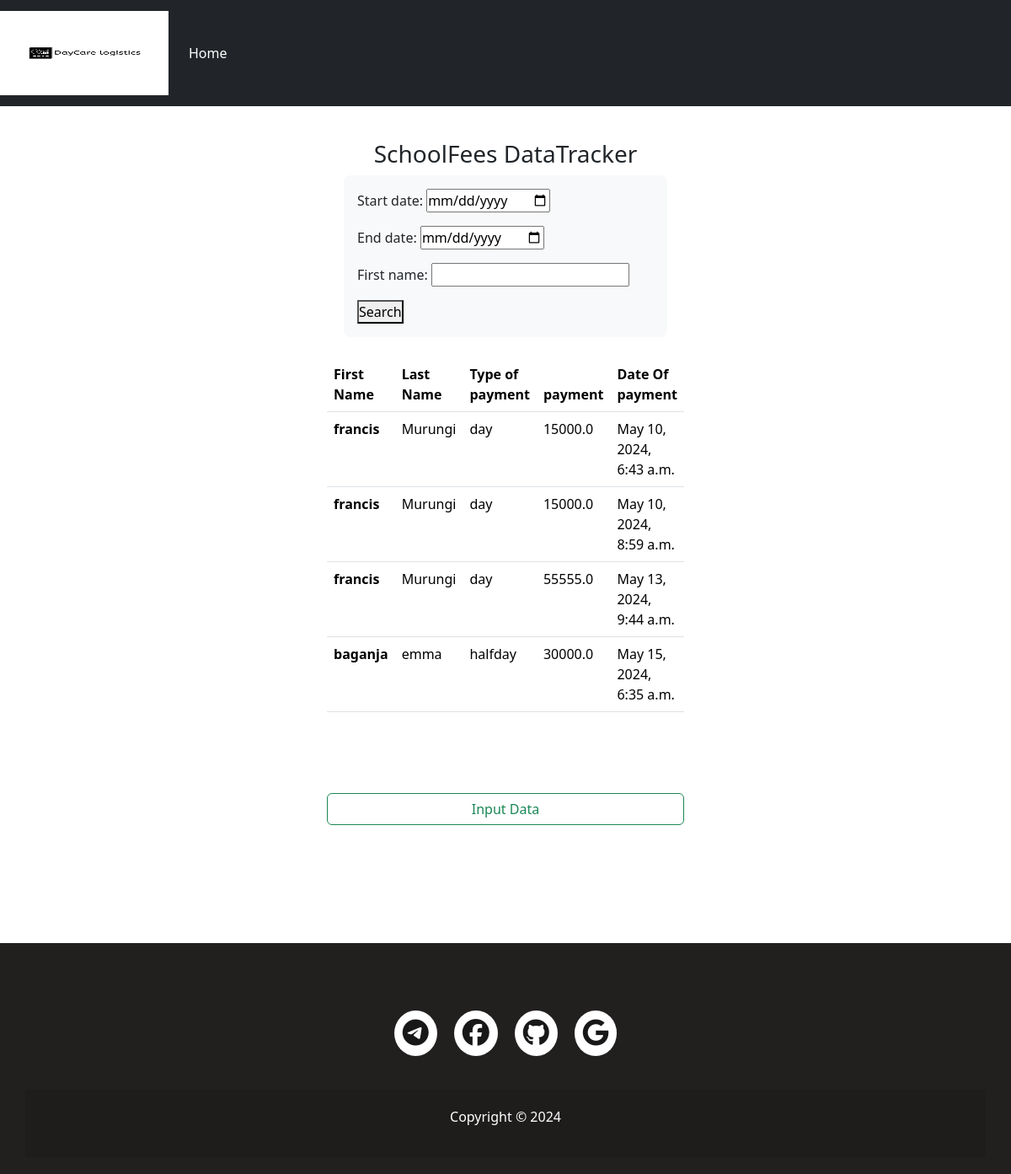
Screenshot of /fees (signed in) with the database file from the repository.
### daycareapp/models.py (models this page shows, shortened)
class Schoolfees(models.Model):
      STUDY_CHOICES = [
         ('day', 'Day'),
         ('halfday', 'Halfday')
      ]
      baby = models.ForeignKey(Baby, on_delete=models.CASCADE, blank=True, null=True)
      type_of_payment = models.CharField(choices=STUDY_CHOICES, max_length=128, null=True)
      amount_paid = models.FloatField(max_length=5)
      date_of_payment = models.DateTimeField(auto_now_add=True)

class Baby(models.Model):
   id = models.AutoField(primary_key=True)
   first_name = models.CharField(max_length=20)
   last_name = models.CharField(max_length=20)
   date_of_birth = models.DateField(max_length=20)
   age = models.FloatField(max_length=20)
   parent_name = models.CharField(max_length=20)
   guardian_name = models.CharField(max_length=20)
   parent_phonenummber = models.CharField(max_length=20)
   guardian_phonenumber = models.CharField(max_length=20)
   gender = models.CharField(choices=GENDER_CHOICES, max_length=128, name="gender", null=True)

### daycareapp/views.py (the view)
# urls.py: path('fees',views.schoolfeeslist, name="fees"),
@login_required
def schoolfeeslist(request):
    fees = Schoolfees.objects.all()
    if request.method == 'GET':
        form = SchoolFeesSearchForm(request.GET)
        if form.is_valid():
            start_date = form.cleaned_data.get('start_date')
            end_date = form.cleaned_data.get('end_date')
            first_name = form.cleaned_data.get('first_name')
            results = Schoolfees.objects.all()
            if start_date and end_date:
                results = results.filter(date_of_payment__date__range=(start_date, end_date))
            if first_name:
                results = results.filter(baby__first_name__icontains=first_name)
    else:
        form = SchoolFeesSearchForm()
        results = Schoolfees.objects.none()
    return render(request, 'daycareapp/schoolfeeslist.html', {'form': form, 'results': results,'fees':fees})

### daycareapp/models.py
class SchoolFeesSearchForm(forms.Form):
    start_date = forms.DateField(widget=forms.DateInput(attrs={'type': 'date'}), required=False)
    end_date = forms.DateField(widget=forms.DateInput(attrs={'type': 'date'}), required=False)
    first_name = forms.CharField(max_length=20, required=False)

### daycareapp/templates/daycareapp/schoolfeeslist.html (shortened to what this page needs)
{% load static %}
<!DOCTYPE html>
<html lang="en">
<head>
    <link href="https://cdn.jsdelivr.net/npm/bootstrap@5.3.3/dist/css/bootstrap.min.css" rel="stylesheet"
 />
    <link href="style.css" rel="stylesheet" type="text/css" />
</head>
<body>
    {% include 'daycareapp/headertmp.html' %}
    <div class="row">
        <div class="col"></div>
        <div class="col">
            <p>&nbsp;</p>
            <center>
                <h3>SchoolFees DataTracker</h3>
            </center>
            <nav aria-label="breadcrumb" class="bg-light rounded-3 p-3 mb-4">
                <form method="get">
                    {{ form.as_p }}
                    <button type="submit">Search</button>
                </form>
            </nav>
        </div>
        <div class="col"></div>
    </div>
    <div class="row">
        <div class="col"></div>
        <div class="col">
            {% if results %}
            <table class="table">
                <thead>
                    <tr>
                        <th scope="col">First Name</th>
                        <th scope="col">Last Name</th>
                        <th scope="col">Type of payment</th>
                        <th scope="col">payment</th>
                        <th scope="col">Date Of payment</th>
                    </tr>
                </thead>
                <tbody>
                    {% for i in results %}
                    <tr>
                        <th scope="row"> {{i.baby.first_name}}</a></th>
                        <td> {{i.baby.last_name}}</td>
                        <td>{{i.type_of_payment}}</td>
                        <td>{{i.amount_paid}}</td>
                        <td>{{i.date_of_payment}}</td>
                    </tr>
                    {% endfor %}
                </tbody>
            </table>
            {% else %}
            <p>No results found.</p>
            {% endif %}
            <div class="row">
                <p>&nbsp;</p>
                <p>&nbsp;</p>
                <td>
                    <center><a href="{% url 'child-reg' %}" class="btn btn-outline-success">Input Data</button>
                </td></a></center>
                <p>&nbsp;</p>
            </div>
        </div>
        <div class="col"></div>
    </div>
    {% include 'daycareapp/footertmp.html' %}
</body>
</html>

### daycareapp/templates/daycareapp/headertmp.html (shortened to what this page needs)
{% load static %}
<!DOCTYPE html>
<html lang="en">
<head>
    <link href="https://cdn.jsdelivr.net/npm/bootstrap@5.3.3/dist/css/bootstrap.min.css" rel="stylesheet"
>
</head>
<body>
    <nav class="navbar navbar-expand-lg navbar-dark bg-dark">
        <a class="navbar-brand" href="#"><img src="{% static 'header.png' %}" width="200px" height="100px" alt=""></a>
        <div class="collapse navbar-collapse" id="navbarNavAltMarkup">
          <div class="navbar-nav">
            <a class="nav-item nav-link active" href="{% url 'admin-panel' %}">Home </a>
          </div>
        </div>
      </nav>
</body>
</html>

### daycareapp/templates/daycareapp/footertmp.html (shortened to what this page needs)
{% load static %}
<!DOCTYPE html>
<html lang="en">
<head>
  <link href="https://cdn.jsdelivr.net/npm/bootstrap@5.3.3/dist/css/bootstrap.min.css" rel="stylesheet"
 />
  <link href="{% static 'style.css' %}" rel="stylesheet" type="text/css" />
  <link href="{% static 'footer.css' %}" rel="stylesheet" type="text/css">
  <link rel="stylesheet" href="https://cdnjs.cloudflare.com/ajax/libs/font-awesome/6.5.2/css/all.min.css"
 />
</head>
<body>
  <footer>
    <div class="footercontainer">
      <div class="socialicons">
        <a href=""><i class="fa-brands fa-telegram"></i></a>
        <a href=""><i class="fa-brands fa-facebook"></i></a>
        <a href=""><i class="fa-brands fa-github"></i></a>
        <a href=""><i class="fa-brands fa-google"></i></a>
      </div>
      <div class="footerbottom">
        <p class="colorfooter">Copyright &copy; 2024</p>
      </div>
    </div>
  </footer>
</body>
</html>

### daycareapp/static/style.css (style rules this page uses)
body { background-image: ; display: flex; flex-direction: column; min-height: 100vh; }
.btn { display: flex; align-items: center; justify-content: center }
footer { margin-top: 100px; }

### daycareapp/static/footer.css (style rules this page uses)
* { padding: 0; margin: 0; box-sizing: border-box; }
footer { background-color:rgb(34, 31, 31) ; }
.footercontainer { width: 100%; padding: 70px 30px 20px; }
.socialicons { display: flex; justify-content: center; }
.socialicons a { text-decoration: none; padding: 10px; background-color: white; margin: 10px; border-radius: 50%; }
.socialicons a i { font-size: 2em; color:black ; opacity: 0.9; }
.footerbottom { background-color: #11111128; padding: 20px; text-align: center; }
.colorfooter { color:white; }

### rows the page displays
Schoolfees: baby.first_name "francis", baby.last_name "Murungi", type_of_payment "day", amount_paid "15000.0", date_of_payment "May 10, 2024, 6:43 a.m."
Schoolfees: baby.first_name "francis", baby.last_name "Murungi", type_of_payment "day", amount_paid "15000.0", date_of_payment "May 10, 2024, 8:59 a.m."
Schoolfees: baby.first_name "francis", baby.last_name "Murungi", type_of_payment "day", amount_paid "55555.0", date_of_payment "May 13, 2024, 9:44 a.m."
Schoolfees: baby.first_name "baganja", baby.last_name "emma", type_of_payment "halfday", amount_paid "30000.0", date_of_payment "May 15, 2024, 6:35 a.m."
